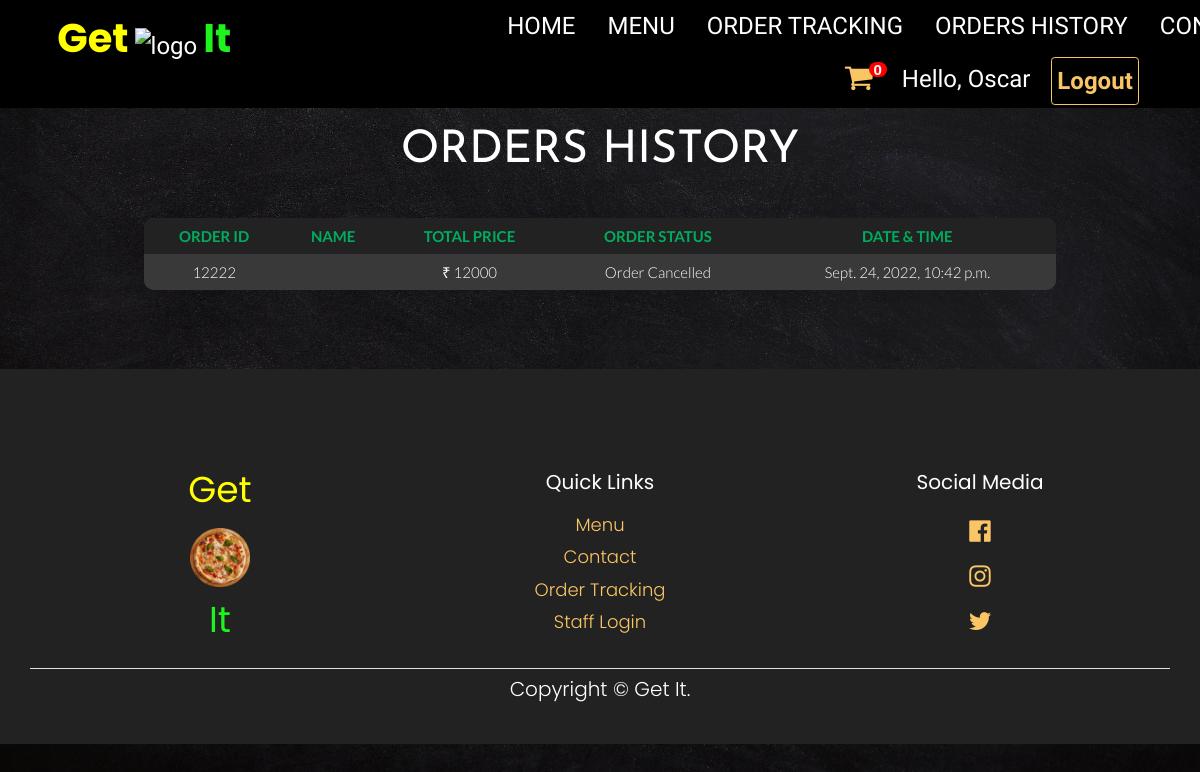
/order_history/ (signed in), run on the app's committed database.
### StaffPanel/models.py (models this page shows, shortened)
class AdminOrder(models.Model):
    order_id = models.CharField(max_length=7)
    user = models.ForeignKey(User, on_delete=models.CASCADE, null=True, blank=True)
    pizza = models.ManyToManyField(Pizza)
    status = models.CharField(choices=Status_Choices, max_length=50, null=False, default="order_taken")
    total_amount = models.CharField(max_length=10, default=0, null=False)
    timestamp = models.DateTimeField(auto_now_add=True)
    class Meta:
        unique_together = ['order_id']

### StaffPanel/views.py (the view)
# urls.py: path('order_history/', staff_handeling.orderHistory, name="order_history"),
def orderHistory(request):
    if request.user.is_authenticated:
        cart_item = Cart.objects.filter(user=request.user, is_paid=False)
        order_count = len(cart_item)
        try:
            orders = models.AdminOrder.objects.filter(user=request.user)
            count = len(orders)
            contextlib = {
                'orders': orders,
                'order_len': count,
                'order_count': order_count
            }
            return render(request, 'customer/order_history.html', context=contextlib)
        except Exception as e:
            print(e)
            return redirect('home')
    else:
        return redirect('login')

### templates/customer/order_history.html (shortened to what this page needs)
{% extends 'homepage/base.html' %}
{% load static %}
{% block content %}
<div class="w3-container w3-padding-64 w3-xlarge">
    <div class="container order-details">
        <h1 style="font-size:45px;font-weight:400;text-align:center;text-transform:uppercase;font-family:'Josefin Sans',sans-serif;padding:20px;margin-bottom:20px;margin-top: 40px;">
            Orders History
        </h1>
        {% if order_len != 0 %}
        <table class="table table-hover table-borderless">
            <thead>
                <tr>
                    <th scope="col">Order ID</th>
                    <th scope="col">Name</th>
                    <th scope="col">Total Price</th>
                    <th scope="col">Order Status</th>
                    <th scope="col">Date & Time</th>
                </tr>
            </thead>
            <tbody>
              {% for order in orders %}
              <tr>
                <td scope="row">{{order.order_id}}</td>
                <td>
                </td>
                <td>₹ {{order.total_amount}}</td>
                <td>
                {% if order.status == "order_taken" %}
                Order Received
                {% elif order.status == "order_in_progress" %}
                Order Preparation In Progress
                {% elif order.status == "order_delivery_in_progress" %}
                Order Delivery In Progress
                {% elif order.status == "order_completed" %}
                Order Completed
                {% elif order.status == "order_cancelled" %}
                Order Cancelled
                {% endif %}
                </td>
                <td>{{order.timestamp}}</td>
              </tr>
              {% endfor %}
            </tbody>
        </table>
        {% else %}
        <h4 style="font-size:22px;font-family:'Josefin Sans',sans-serif;padding:20px;margin-bottom:10px;margin-top: 40px;">
            Currently there is no orders given.
        </h4>
        {% endif %}
    </div>
</div>
{% endblock %}

### templates/homepage/base.html (shortened to what this page needs)
<!DOCTYPE html>
  {% load static %}
  <html lang="en">
    <head>
      <link href="https://cdn.jsdelivr.net/npm/bootstrap@5.0.2/dist/css/bootstrap.min.css" rel="stylesheet">
      <link rel="stylesheet" href="https://cdnjs.cloudflare.com/ajax/libs/font-awesome/4.7.0/css/font-awesome.min.css">
      <link rel="stylesheet" href="{% static 'css/w3.css' %}">
      <link rel="stylesheet" href="{% static 'css/style.css' %}">
    </head>
    <body>
      <div class="w3-top w3-hide-small" style="z-index: 2;">
        <div class="w3-bar w3-xlarge w3-black w3-opacity w3-hover-opacity-off" id="myNavbar">
          <div class="container">
            <a href="{% url 'home' %}" class="w3-bar-item w3-button">
              <span style="font-family: 'Poppins', sans-serif;color:yellow;font-weight: bolder; font-size: 40px;"><b>Get</b></span>
              <img src="{% static 'images/pizza.png' %}" alt="logo" width="40px" height="auto">
              <span style="font-family: 'Poppins', sans-serif;;color:#1ef31e;font-weight: bolder;font-size: 40px;"><b>It</b></span>
            </a>
          </div>
          {% if user.is_authenticated %}
          <div class="container" style="margin-left: 20em;">
            <a href="{% url 'home' %}" class="w3-bar-item w3-button">HOME</a>
            <a href="{% url 'menu' %}" class="w3-bar-item w3-button">MENU</a>
            <a href="{% url 'order_tracking' %}" class="w3-bar-item w3-button">ORDER TRACKING</a>
            <a href="{% url 'order_history' %}" class="w3-bar-item w3-button">ORDERS HISTORY</a>
            <a href="{% url 'contact' %}" class="w3-bar-item w3-button">CONTACT</a>
          </div>
          <div class="container">
            <div style="float:right; padding:5px 15px;padding-bottom: 3px;">
              <div style="float:left;margin-left: 5px;margin-right:5px;margin-top:5px;">
                <a href="{% url 'cart_detail' %}" class="nav-link" style="padding:0;margin:0;font-size:24px;color:#fac564;">
                  <i class="fa" style="font-size:30px">&#xf07a;</i>
                  <span class='badge badge-warning' id='lblCartCount'>{{order_count}}</span>
                </a>
              </div>
              <div style="float:right;">
                <small style="font-size:24px;padding:5px;margin-left: 5px;margin-right:5px;">Hello, {{ user.username }}</small>
                <a class="btn btn-primary" style="font-size:24px;padding:5px;margin-left: 5px;margin-right:5px;" href="{% url 'logout' %}"><b>Logout</b></a>
              </div>
            </div>
          {% endif %}
          </div>
        </div>
      </div>
      {% block content %}
      {% endblock %}
      <footer class="w3-center w3-xxlarge" style="background-color:#222;color: #fff;padding-top: 1px;padding-bottom: 20px;">
        <div class="container" style="margin-top: 2em;">
          <div class="row">
            <div class="col" style="padding: 8px 16px;box-sizing: border-box;line-height: 1.8;">
              <a href="{% url 'home' %}" class="w3-bar-item w3-button">
                <span style="font-family: 'Poppins', sans-serif;color:yellow;">
                  <b>Get</b>
                </span><br>
                <img src="{% static 'images/bg_1.png' %}" alt="logo" width="60px" height="auto"><br>
                <span style="font-family: 'Poppins', sans-serif;;color:#1ef31e;">
                  <b>It</b>
                </span>
              </a>
            </div>
            <div class="col" style="padding: 8px 16px;box-sizing: border-box;line-height: 1.8;font-family: 'Poppins', sans-serif">
              <h2 class="footer-heading" style="font-size: 20px;color: #fff;margin-top: 20px;margin-bottom: 15px;font-family: 'Poppins', sans-serif">
                Quick Links
              </h2>
              <ul class="list-group" style="padding-left: 0;list-style: none;font-size: 18px;">
                <li>
                  <a href="{% url 'menu' %}">
                    Menu
                  </a>
                </li>
                <li>
                  <a href="#">
                    Contact
                  </a>
                </li>
                <li>
                  <a href="{% url 'order_tracking' %}">
                    Order Tracking
                  </a>
                </li>
                <li>
                  <a href="{% url 'staffLogin' %}">
                    Staff Login
                  </a>
                </li>
              </ul>
            </div>
            <div class="col" style="padding: 8px 16px;box-sizing: border-box;line-height: 1.8;">
              <h2 class="footer-heading" style="font-size: 20px;color: #fff;margin-top: 20px;margin-bottom: 15px;font-family: 'Poppins', sans-serif">
                Social Media
              </h2>
              <ul class="list-group" style="padding-left: 0;list-style: none;font-size: 25px;">
                <li>
                  <a href="https://www.facebook.com" target="_blank" data-toggle="tooltip" data-placement="top" title data-original-title="Facebook">
                    <i class="fa fa-facebook-official" aria-hidden="true"></i>
                  </a>
                </li>
                <li>
                  <a href="https://www.instagram.com" target="_blank">
                    <i class="fa fa-instagram" aria-hidden="true"></i>
                  </a>
                </li>
                <li>
                  <a href="https://www.twitter.com" target="_blank">
                    <i class="fa fa-twitter" aria-hidden="true"></i>
                  </a>
                </li>
              </ul>
            </div>
            </div>
          </div>
        <div class="container" style="padding:5px;border-top: 1px solid #dee2e6;font-family: 'Poppins',sans-serif;padding: 5px;border-top: 1px solid #dee2e6;font-size: 20px;">
          <p>Copyright © Get It.</p>
        </div>
      </footer>
    </body>
  </html>

### static/css/w3.css (style rules this page uses)
*,*:before,*:after { box-sizing:inherit }
html { -ms-text-size-adjust:100%;-webkit-text-size-adjust:100% }
body { margin:0 }
article,aside,details,figcaption,figure,footer,header,main,menu,nav,section { display:block }
a { background-color:transparent }
b,strong { font-weight:bolder }
small { font-size:80% }
img { border-style:none }
html,body { font-family:Verdana,sans-serif;font-size:15px;line-height:1.5 }
html { overflow-x:hidden }
h1 { font-size:36px }
h2 { font-size:30px }
h1,h2,h3,h4,h5,h6 { font-family:"Segoe UI",Arial,sans-serif;font-weight:400;margin:10px 0 }
img { vertical-align:middle }
a { color:inherit }
.w3-btn,.w3-button { border:none;display:inline-block;padding:8px 16px;vertical-align:middle;overflow:hidden;text-decoration:none;color:inherit;background-color:inherit;text-align:center;cursor:pointer;white-space:nowrap }
.w3-btn,.w3-button { -webkit-touch-callout:none;-webkit-user-select:none;-khtml-user-select:none;-moz-user-select:none;-ms-user-select:none;user-select:none }
.w3-bar { width:100%;overflow:hidden }
.w3-bar .w3-bar-item { padding:8px 16px;float:left;width:auto;border:none;display:block;outline:0 }
.w3-bar .w3-button { white-space:normal }
.w3-container:after,.w3-container:before,.w3-panel:after,.w3-panel:before,.w3-row:after,.w3-row:before,.w3-row-padding:after,.w3-row-padding:before, .w3-cell-row:before,.w3-cell-row:after,.w3-clear:after,.w3-clear:before,.w3-bar:before,.w3-bar:after { content:"";display:table;clear:both }
.w3-top,.w3-bottom { position:fixed;width:100%;z-index:1 }
.w3-top { top:0 }
.w3-container,.w3-panel { padding:0.01em 16px }
.w3-opacity,.w3-hover-opacity:hover { opacity:0.60 }
.w3-xlarge { font-size:24px!important }
.w3-xxlarge { font-size:36px!important }
.w3-center { text-align:center!important }
.w3-padding-64 { padding-top:64px!important;padding-bottom:64px!important }
.w3-black,.w3-hover-black:hover { color:#fff!important;background-color:#000!important }

### templates/customer/order_history.html (style rules this page uses)
.order-details { width: 80%; text-align: center; }
table { background-color:#393939; border-radius:10px; overflow:hidden; box-shadow:0 0 40px 0 rgba(0,0,0,.15); -moz-box-shadow:0 0 40px 0 rgba(0,0,0,.15); -webkit-box-shadow:0 0 40px 0 rgba(0,0,0,.15); -o-box-shadow:0 0 40px 0 rgba(0,0,0,.15); -ms-box-shadow:0 0 40px 0 rgba(0,0,0,.15); }
th { font-family:Lato; font-size:15px; color:#00ad5f; line-height:1.4; text-transform:uppercase; }
td { font-family:Lato; font-size:15px; color:#fff; line-height:1.4; }
thead { padding-top:18px; padding-bottom:18px; background-color:#222; }
tbody { background-color:#393939; }

### data on the page
AdminOrder: order_id "12222", total_amount "12000", status "Order Cancelled", timestamp "Sept. 24, 2022, 10:42 p.m."

### other printed values
{{ order_count }} "0"
{{ user.username }} "Oscar"
